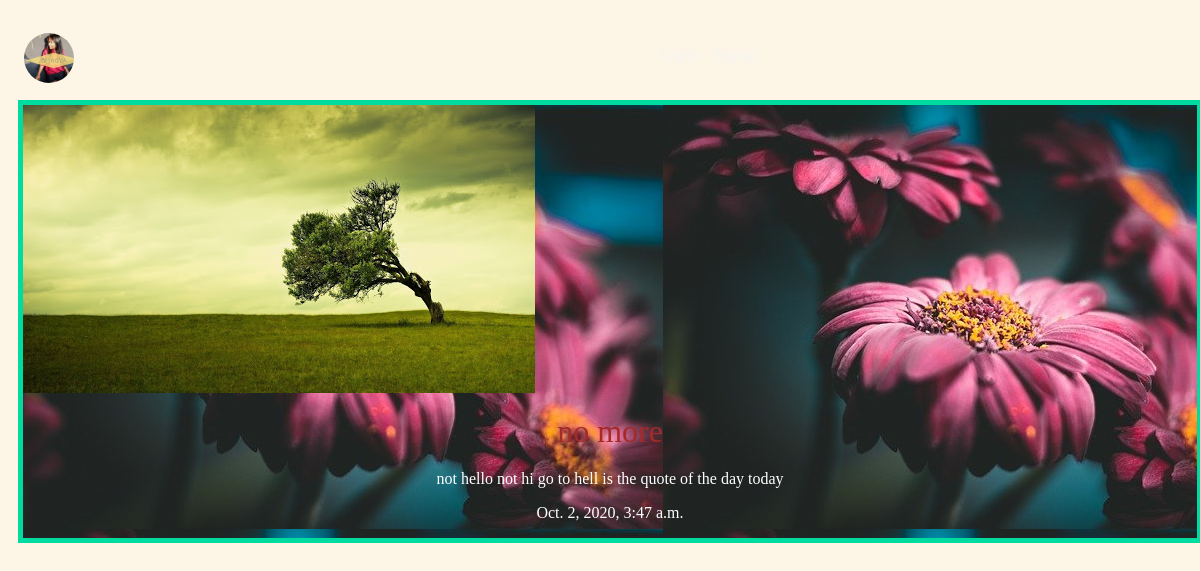
The page /Articles/no-more/ on the database its author committed.
### Articles/models.py (models this page shows, shortened)
class Article(models.Model):
    title = models.CharField(max_length=100)
    body = models.TextField()
    slug = models.SlugField()
    date = models.DateTimeField(auto_now_add=True)
    thumb = models.ImageField(default='default.png', blank=True)

### Articles/views.py (the view)
# urls.py: path('<slug>/', views.article_detail, name="detail"),
def article_detail(request, slug):
    article = Article.objects.get(slug=slug)
    return render(request, 'Articles/Article_detail.html', {'article': article})

### Articles/templates/Articles/Article_detail.html
{% extends 'base.html' %}
{% block content %}
<div class="Article_detail">
    <div class="article">
        <img src="{{ article.thumb.url }}"/>
        <h2>{{ article.title }}</h2>
        <p>{{ article.body }}</p>
        <p>{{ article.date }}</p>
    </div>
</div>
{% endblock %}

### Articles/static/style.css (style rules this page uses)
body { background-color: oldlace; background-repeat: no-repeat; color: #fff; }
body * { font-family: Ubuntu; }
h1, h2, h3, h4, h5 { color: brown; font-weight: normal; margin: 0; }
.article { padding: 10px; border: 5px solid #00dba0; position: relative; padding-bottom: 40px; background-image: url(flower.jpg); }
.article h2 { font-family: 'sans-serif', serif; font-size: 1.2em; }
.article_detail .article { padding: 0; }
.article_detail .article img { max-width: 100%; }
.article_detail .article h2 { text-align: center; margin: 20px auto; font-size: 2em; }
.article_detail .article p { text-align: center; }

### rows shown on the page
Article: thumb (picture), title "no more", body "not hello not hi go to hell is the quote of the day today", date "Oct. 2, 2020, 3:47 a.m."
